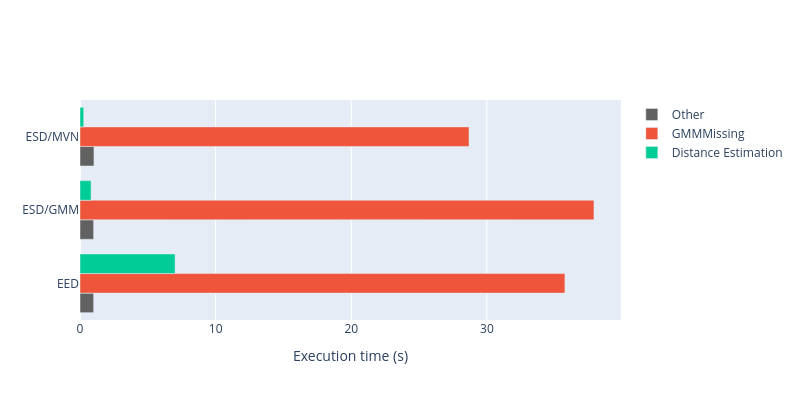

The notebook cell this image was saved under:
### Code cell
fig = go.Figure()

fig.add_trace(go.Bar(
    y=df["Method"],
    x=df["Other"],
    orientation="h",
    name="Other",
    marker=dict(
        color="#616161"
    )
))

# fig.add_trace(go.Bar(
#     y=df["Method"],
#     x=df["gmm_rows"],
#     orientation="h",
#     name="GMMMissing (rows)"
# ))
# fig.add_trace(go.Bar(
#     y=df["Method"],
#     x=df["dist_est_rows"],
#     orientation="h",
#     name="Distance Estimation (rows)"
# ))

# fig.add_trace(go.Bar(
#     y=df["Method"],
#     x=df["gmm_cols"],
#     orientation="h",
#     name="GMMMissing (cols)"
# ))
# fig.add_trace(go.Bar(
#     y=df["Method"],
#     x=df["dist_est_cols"],
#     orientation="h",
#     name="Distance Estimation (cols)"
# ))

fig.add_trace(go.Bar(
    y=df["Method"],
    x=df["gmm_cols"] + df["gmm_rows"],
    orientation="h",
    name="GMMMissing"
))

fig.add_trace(go.Bar(
    y=df["Method"],
    x=df["dist_est_rows"] + df["dist_est_cols"],
    orientation="h",
    name="Distance Estimation"
))

fig.update_layout(
    # barmode="stack",
    width=800,
    height=400,

)

fig.update_xaxes(
    title="Execution time (s)"
)

fig.show()

### Figure 1 — Plotly figure (JSON) as saved in the notebook; plotly's stock layout.template omitted (floating-point values rounded to 4 significant figures)
{"data": [{"marker": {"color": "#616161"}, "name": "Other", "orientation": "h", "type": "bar", "x": [1.006, 1.005, 1.028], "y": ["EED", "ESD/GMM", "ESD/MVN"]}, {"name": "GMMMissing", "orientation": "h", "type": "bar", "x": [35.75, 37.89, 28.68], "y": ["EED", "ESD/GMM", "ESD/MVN"]}, {"name": "Distance Estimation", "orientation": "h", "type": "bar", "x": [7.009, 0.815, 0.271], "y": ["EED", "ESD/GMM", "ESD/MVN"]}], "layout": {"height": 400, "width": 800, "xaxis": {"title": {"text": "Execution time (s)"}}}}
